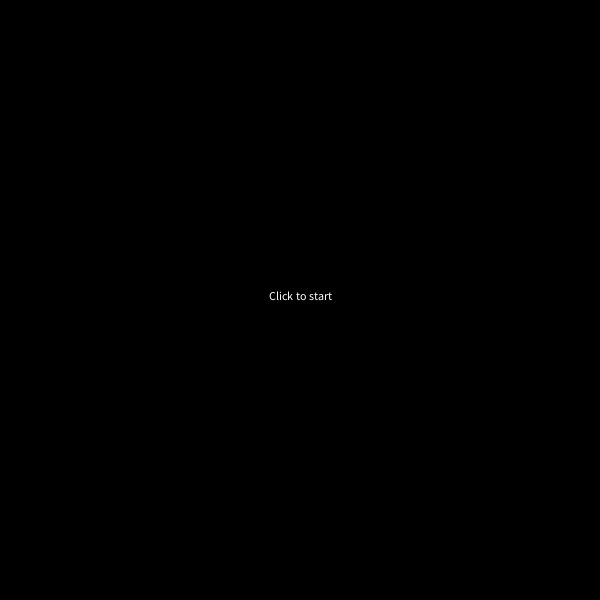
Frame 1 (no input)
Frame 60 (the mouse pressed at the canvas centre just before this capture): identical to frame 1, image omitted
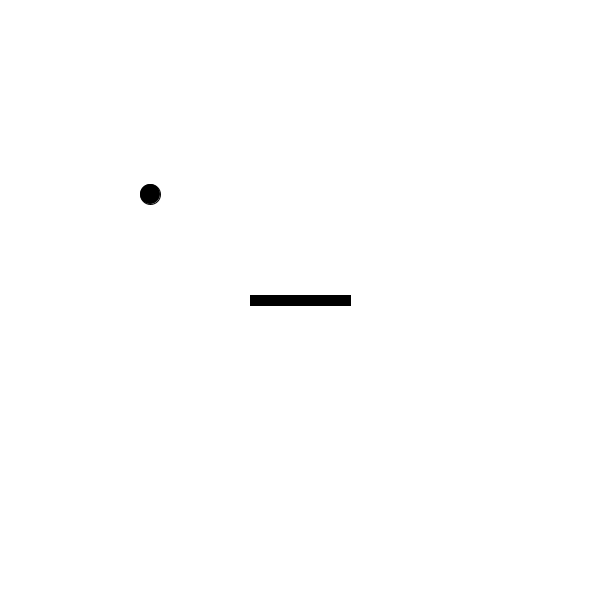
Frame 120 (the mouse held since frame 60 and released just before this capture)

The Processing sketch that drew these frames (run headless with seeded random() and noise(); from frame 60 on, the mouse is pressed at the canvas centre):

// Processing sketch: breakout_ball_and_racket
// ── breakout_ball_and_racket.pde
/**
T created this by doing LOTS of research and watching a bunch
of tutorials for features in processing and java to make the game features.
*/

int gameScreen = 0;

int ballX, ballY;
int ballSize = 20;
int ballCOLOR = color(0);

void setup(){
  size(600,600);
 ballX=width/4;
 ballY=height/5;
}


void draw() {
  // Display the contents of the current screen
  if (gameScreen == 0) {
    startScreen();
  } else if (gameScreen == 1) {
    gameScreen();
  } else if (gameScreen == 2) {
    gameOverScreen();
  }
}
void drawball(){
  fill(ballCOLOR);
  ellipse(ballX,ballY,ballSize,ballSize);
}

//screen stuff

void startScreen() {
  background(0);
  textAlign(CENTER);
  text("Click to start", height/2, width/2);
 
}
float gravity = 1;
float ballspeedvert = 0;
color racketColor = color(0);
float racketWidth = 100;
float racketHeight = 10;
int racketbouncerate = 20;

void gameScreen() {
  background(255);
  drawball();
  apply_gravity();
  keepInScreen();
  drawRacket();
  watchracketbounce();
} 
void drawRacket(){
  fill(racketColor);
  rectMode(CENTER);
  rect(mouseX, mouseY, racketWidth, racketHeight);
  }
  void watchracketbounce(){
     float overhead = mouseY - pmouseY;
  if ((ballX+(ballSize/2) > mouseX-(racketWidth/2)) && (ballX-(ballSize/2) < mouseX+(racketWidth/2))) {
    if (dist(ballX, ballY, ballX, mouseY)<=(ballSize/2)+abs(overhead)) {
      makeBounceBottom(mouseY);
      // racket moving up
      if (overhead<0) {
        ballY+=overhead;
        ballspeedvert+=overhead;
      }
    }
  }
  }
  
float airfriction = 0.001;
float friction = 0.1;
void apply_gravity(){
   ballspeedvert += gravity;
   ballY += ballspeedvert;
   ballspeedvert -= (ballspeedvert * airfriction);
  
}  
void makeBounceBottom(int surface) {
  ballY = surface-(ballSize/2);
  ballspeedvert*=-1;
  ballspeedvert -= (ballspeedvert * friction);
}
void makeBounceTop(int surface) {
  ballY = surface+(ballSize/2);
  ballspeedvert*=-1;
   ballspeedvert -= (ballspeedvert * friction);
}
// keeps the ball in the screen
void keepInScreen() {
  // ball hits floor
  if (ballY+(ballSize/2) > height) { 
    makeBounceBottom(height);
  }
  // ball hits ceiling
  if (ballY-(ballSize/2) < 0) {
    makeBounceTop(0);
  }
}
void gameOverScreen() {

}




public void mousePressed() {
  // if we are on the initial screen when clicked, start the game
  if (gameScreen==0) {
    startGame();
  }
}


void startGame() {
  gameScreen=1;
}
